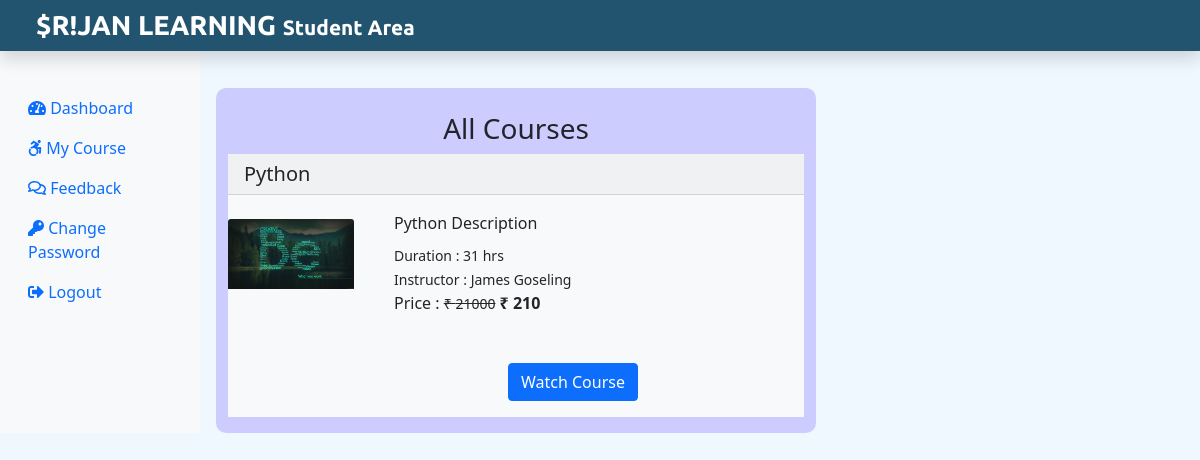
The page /my-courses (signed in) on the database its author committed.
### tables this page shows
CREATE TABLE `courseorder` (
  `co_id` int(11) NOT NULL,
  `order_id` varchar(255) NOT NULL,
  `stu_email` varchar(255) NOT NULL,
  `course_id` int(11) NOT NULL,
  `status` varchar(255) NOT NULL,
  `respmsg` text NOT NULL,
  `amount` int(11) NOT NULL,
  `order_date` date NOT NULL
);

CREATE TABLE `course` (
  `course_id` int(11) NOT NULL,
  `course_name` varchar(255) NOT NULL,
  `course_desc` text NOT NULL,
  `course_author` varchar(255) NOT NULL,
  `course_img` text NOT NULL,
  `course_duration` text NOT NULL,
  `course_price` int(11) NOT NULL,
  `course_original_price` int(11) NOT NULL
);

### includes.php (called while the page is built, shortened)
<?php
	include_once 'config/dbconfig.php';
	include_once 'config/generalconfig.php';
	include_once 'controller/srijan_controller.php';
	$srijan = new anisrijan($db);
?>

### controller/srijan_controller.php (called while the page is built, shortened)
<?php
class anisrijan{
	private $db;
	public function __construct($db)
	{
		$this->db = $db;
	}
	public function fetch_all_purchased_courses($stu_email){
		$query = mysqli_query($this->db,"SELECT co.order_id, c.course_id, c.course_name, c.course_duration, c.course_desc, c.course_img, c.course_author, c.course_original_price, c.course_price FROM courseorder AS co JOIN course AS c ON c.course_id = co.course_id WHERE co.stu_email = '$stu_email'") or die(mysqli_error($this->db));
		if ($query) {
			while ($row=mysqli_fetch_array($query,MYSQLI_ASSOC)) {
				$data[]=$row;
			}
			return $data;
		}
	}
}
?>

### config/generalconfig.php (called while the page is built)
<?php
	$base_url = "http://localhost/SRIJAN_LEARNING/";
?>

### view/student_all_courses.php (the view)
<?php
	include_once 'student_header.php';
	$stu_email = $_SESSION['useremail'];
	$data = $srijan->fetch_all_purchased_courses($stu_email);
?>
<div class="container-fluid mb-5" style="margin-top: 40px;">
	<div class="row">
		<nav class="col-sm-3 col-md-2 bg-light sidebar py-5 d-print-none">
			<?php
			include_once 'student_sidebar.php';
			?>
		</nav>
		<div class="col-sm-6 mt-5 mx-3 jumbotron">
			<br>
			<h3 class="text-center">All Courses</h3>
			<?php
				if($data){
					foreach ($data as $key) {
			?>
				<div class="bg-light mb-3">
					<h5 class="card-header"><?php echo $key['course_name']; ?></h5>
					<div class="row">
						<div class="col-sm-3">
							<img src="<?php echo $key['course_img']; ?>" class="card-img-top mt-4" alt="pic">
						</div>
						<div class="col-sm-6 mb-3">
							<div class="card-body">
								<p class="card-title"><?php echo $key['course_desc']; ?></p>
								<small class="card-text">Duration : <?php echo $key['course_duration']; ?></small><br>
								<small class="card-text">Instructor : <?php echo $key['course_author']; ?></small><br>
								<p class="card-text d-inline">Price : <small><del>&#8377; <?php echo $key['course_original_price'];?></del></small>
									<span class="font-weight-bold">&#8377; <?php echo $key['course_price'];?></span>
								</p>
								<a href="<?php echo $base_url; ?>watch-course/<?php echo $key['course_id'];?>" class="btn btn-primary mt-5 float-right">Watch Course</a>
							</div>
						</div>
					</div>
				</div>
			<?php
					}
				}
			?>
		</div>
	</div>
</div>

### assets/css/style.css (style rules this page uses)
.float-right { float: right; }
.jumbotron { background-color: #ccccff; border-radius: 10px; }
body { background: aliceblue; }
.font-weight-bold { font-weight: 700; }

### rows shown on the page
courseorder: course.course_name "Python", course.course_img (picture), course.course_desc "Python Description", course.course_duration "31 hrs", course.course_author "James Goseling", course.course_original_price "21000", course.course_price "210"
